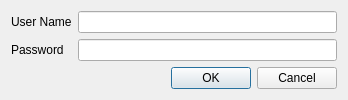
<?xml version="1.0" encoding="UTF-8"?>
<ui version="4.0">
 <class>Dialog</class>
 <widget class="QDialog" name="Dialog">
  <property name="geometry">
   <rect>
    <x>0</x>
    <y>0</y>
    <width>348</width>
    <height>85</height>
   </rect>
  </property>
  <property name="sizePolicy">
   <sizepolicy hsizetype="Preferred" vsizetype="Preferred">
    <horstretch>0</horstretch>
    <verstretch>0</verstretch>
   </sizepolicy>
  </property>
  <property name="windowTitle">
   <string>Dialog</string>
  </property>
  <property name="modal">
   <bool>true</bool>
  </property>
  <layout class="QFormLayout" name="formLayout">
   <item row="0" column="0">
    <widget class="QLabel" name="label">
     <property name="text">
      <string>User Name</string>
     </property>
    </widget>
   </item>
   <item row="0" column="1">
    <widget class="QLineEdit" name="editName"/>
   </item>
   <item row="1" column="0">
    <widget class="QLabel" name="label_4">
     <property name="text">
      <string>Password</string>
     </property>
    </widget>
   </item>
   <item row="1" column="1">
    <widget class="QLineEdit" name="editPassword">
     <property name="echoMode">
      <enum>QLineEdit::Password</enum>
     </property>
    </widget>
   </item>
   <item row="2" column="0" colspan="2">
    <widget class="QDialogButtonBox" name="buttonBox">
     <property name="orientation">
      <enum>Qt::Horizontal</enum>
     </property>
     <property name="standardButtons">
      <set>QDialogButtonBox::Cancel|QDialogButtonBox::Ok</set>
     </property>
    </widget>
   </item>
  </layout>
 </widget>
 <resources/>
 <connections>
  <connection>
   <sender>buttonBox</sender>
   <signal>accepted()</signal>
   <receiver>Dialog</receiver>
   <slot>accept()</slot>
   <hints>
    <hint type="sourcelabel">
     <x>248</x>
     <y>254</y>
    </hint>
    <hint type="destinationlabel">
     <x>157</x>
     <y>274</y>
    </hint>
   </hints>
  </connection>
  <connection>
   <sender>buttonBox</sender>
   <signal>rejected()</signal>
   <receiver>Dialog</receiver>
   <slot>reject()</slot>
   <hints>
    <hint type="sourcelabel">
     <x>316</x>
     <y>260</y>
    </hint>
    <hint type="destinationlabel">
     <x>286</x>
     <y>274</y>
    </hint>
   </hints>
  </connection>
 </connections>
</ui>
